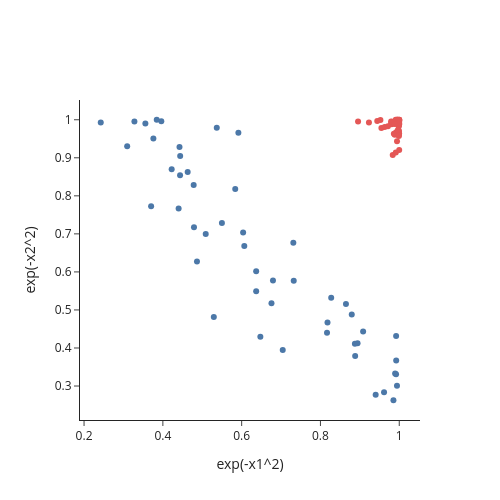

Notebook source saved alongside this figure:
### Code cell
# the same transformation seen in 2D: the two new columns before they are added
go.Figure(go.Scatter(x=X_new[:, 0], y=X_new[:, 1], mode="markers", marker=dict(color=colours[y]))).update_layout(
    template="simple_white", width=500, height=500, xaxis_title="exp(-x1^2)", yaxis_title="exp(-x2^2)").show()
